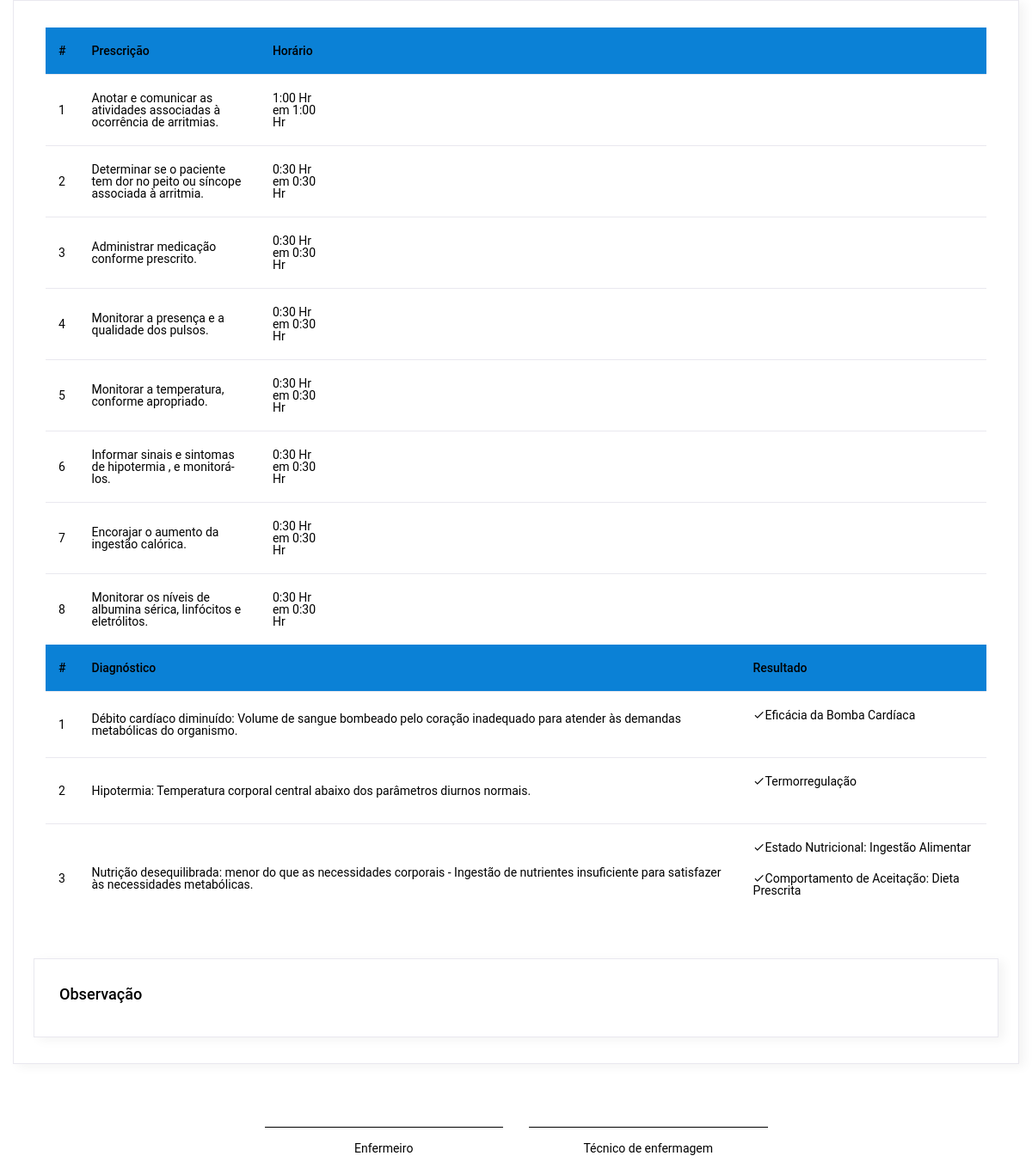
The app's page /paciente/RelatorioRotina.php?idQuestionarioDiagPresc=5 (signed in) with its own data.
### tables this page shows
CREATE TABLE `questionariodiagpresc` (
  `IdQuestionarioDiagPresc` int(11) NOT NULL,
  `DataRealizado` date NOT NULL,
  `IdPaciente` int(11) NOT NULL,
  `IdFuncionario` int(11) NOT NULL,
  `IdQuestionario` int(11) NOT NULL,
  `Evolucao` varchar(300) NOT NULL
);

CREATE TABLE `prescricao` (
  `IdPrescricao` int(11) NOT NULL,
  `Descricao` varchar(300) NOT NULL
);

CREATE TABLE `pacienteprescricao` (
  `IdDiagnostico` int(11) NOT NULL,
  `IdPrescricao` int(11) NOT NULL,
  `IdQuestionarioDiagPresc` int(11) NOT NULL,
  `Rotina` varchar(200) NOT NULL
);

CREATE TABLE `pacientediagnostico` (
  `IdDiagnostico` int(11) NOT NULL,
  `IdQuestionarioDiagPresc` int(11) NOT NULL
);

CREATE TABLE `diagnostico` (
  `IdDiagnostico` int(11) NOT NULL,
  `Descricao` varchar(300) NOT NULL,
  `IdUnidadeInternacao` tinyint(4) NOT NULL
);

CREATE TABLE `resultado` (
  `IdResultado` int(11) NOT NULL,
  `Descricao` varchar(300) NOT NULL,
  `IdDiagnostico` int(11) NOT NULL
);

### config/BD.php (called while the page is built, shortened)
<?php
	class BancoDados{
		public static function obterConexao(){
			if(isset($conexao) == false){
				$conexao = new PDO("mysql:dbname=u989534060_sae;host=localhost","root","",array(PDO::MYSQL_ATTR_INIT_COMMAND => "SET NAMES utf8"));
				$conexao->setAttribute(PDO::ATTR_ERRMODE, PDO::ERRMODE_EXCEPTION);
			}
			return $conexao;
		}
	}
?>

### model/QuestionarioDiagPrescModel.php (called while the page is built, shortened)
<?php
	require_once $_SERVER["DOCUMENT_ROOT"] . "/sae/config/BD.php";
	class QuestionarioDiagPrescModel{
		private $bd;
		 function __construct(){
		 	$this->bd = BancoDados::obterConexao();
		 }
		public function listarTodosDiagnosticosIdQuestionario($idQuestionarioDiagPresc){
			$listarTodosDiagnosticosIdQuestionario = $this->bd->query("SELECT * from questionariodiagpresc
														INNER JOIN pacientediagnostico on pacientediagnostico.idQuestionarioDiagPresc = questionariodiagpresc.idQuestionarioDiagPresc
														INNER JOIN diagnostico on diagnostico.IdDiagnostico = pacientediagnostico.IdDiagnostico
														WHERE questionariodiagpresc.IdQuestionarioDiagPresc = " . $idQuestionarioDiagPresc);
			$res = $listarTodosDiagnosticosIdQuestionario->fetchAll(PDO::FETCH_ASSOC);
			return $res;
		}
		public function listarTodasPrescricoesIdQuestionario($idQuestionarioDiagPresc){
			$listarTodasPrescricoesIdQuestionario = $this->bd->query("SELECT * from questionariodiagpresc
														INNER JOIN pacienteprescricao on pacienteprescricao.idQuestionarioDiagPresc = questionariodiagpresc.idQuestionarioDiagPresc
														INNER JOIN prescricao on prescricao.IdPrescricao = pacienteprescricao.IdPrescricao
														WHERE questionariodiagpresc.IdQuestionarioDiagPresc = " . $idQuestionarioDiagPresc);
			$res = $listarTodasPrescricoesIdQuestionario->fetchAll(PDO::FETCH_ASSOC);
			return $res;
		}
		public function listarTodosResultadosIdQuestionario($idQuestionarioDiagPresc){
			$listarTodosResultadosIdQuestionario = $this->bd->query("SELECT *, resultado.Descricao as resDescricao FROM resultado
																		INNER JOIN diagnostico on diagnostico.IdDiagnostico = resultado.IdDiagnostico
																		INNER JOIN pacienteresultado on pacienteresultado.IdResultado = resultado.IdResultado
																		WHERE pacienteresultado.IdQuestionarioDiagPresc = " . $idQuestionarioDiagPresc);
			$res = $listarTodosResultadosIdQuestionario->fetchAll(PDO::FETCH_ASSOC);
			return $res;
		}
	}
?>

### paciente/RelatorioRotina.php (the view, shortened to what this page needs)
<!DOCTYPE html>
<html lang="pt-br">
<?php
    include $_SERVER["DOCUMENT_ROOT"] . "/sae/template/header.php";
    require_once $_SERVER["DOCUMENT_ROOT"]	. "/sae/model/QuestionarioDiagPrescModel.php";
    $idQuestionarioDiagPresc = $_GET["idQuestionarioDiagPresc"];
    $questionarioDiagPrescModel = new QuestionarioDiagPrescModel();
    $resDiagnosticos = $questionarioDiagPrescModel->listarTodosDiagnosticosIdQuestionario($idQuestionarioDiagPresc);
    $resPrescricoes = $questionarioDiagPrescModel->listarTodasPrescricoesIdQuestionario($idQuestionarioDiagPresc);
    $resResultados = $questionarioDiagPrescModel->listarTodosResultadosIdQuestionario($idQuestionarioDiagPresc);
?>
<head>
  <link rel="stylesheet" href="../../../../vendors/iconfonts/mdi/font/css/materialdesignicons.min.css">
  <link rel="stylesheet" href="../../../../vendors/css/vendor.bundle.base.css">
  <link rel="stylesheet" href="../../../../vendors/css/vendor.bundle.addons.css">
  <link rel="stylesheet" href="../../../../css/vertical-layout-light/style.css">
</head>
<body onload="buscarQuestoes();">
      <div class="col-lg-12">
                  <div class="card px-2">
                      <div class="card-body">
                          <div class="container-fluid d-flex justify-content-between">
                          <div class="row">
                            <div class="col-md-12 pl-0">
                          </div>
                        <div class="row">
                      <?php if(count($resPrescricoes) > 0){?>
                        <div class="col-12">
                          <div>
                            <table class="table">
                              <thead>
                                <tr>
                                    <th>#</th>
                                    <th>Prescrição</th>
                                    <th>Horário</th>
                                    <th></th>
                                    <th></th>
                                    <th></th>
                                    <th></th>
                                    <th></th>
                                    <th></th>
                                    <th></th>
                                    <th></th>
                                    <th></th>
                                    <th></th>
                                    <th></th>
                                    <th></th>
                                    <th></th>
                                    <th></th>
                                    <th></th>
                                    <th></th>
                                    <th></th>
                                    <th></th>
                                    <th></th>
                                    <th></th>
                                    <th></th>
                                    <th></th>
                                    <th></th>
                                    <th></th>
                                    <th></th>
                                </tr>
                              </thead>
                              <tbody>
                            <?php
                            $ordem = 0;
                            foreach($resPrescricoes as $prescricao){
                              $ordem++;
                                                ?>
                                <tr>
                                    <td><?php echo $ordem;?></td>
                                    <td><?php echo $prescricao['Descricao'];?></td>
                                    <td><?php if($prescricao['Rotina'] == "Rotina"){
                                                 echo $prescricao['Rotina'];
                                              }else{
                                                echo $prescricao['Rotina'];?> em <?php echo $prescricao['Rotina'];
                                              } ?>
                                    </td>
                                    <td></td>
                                    <td></td>
                                    <td></td>
                                    <td></td>
                                    <td></td>
                                    <td></td>
                                    <td></td>
                                    <td></td>
                                    <td></td>
                                    <td></td>
                                    <td></td>
                                    <td></td>
                                    <td></td>
                                    <td></td>
                                    <td></td>
                                    <td></td>
                                    <td></td>
                                    <td></td>
                                    <td></td>
                                    <td></td>
                                    <td></td>
                                    <td></td>
                                    <td></td>
                                    <td></td>
                                    <td></td>
                                </tr>
                            <?php } ?>
                              </tbody>
                            </table>
                          </div>
                        </div>
                      <?php } ?>
                      <?php if(count($resDiagnosticos) > 0){?>
                        <div class="col-12">
                          <div>
                            <table class="table">
                              <thead>
                                <tr>
                                    <th>#</th>
                                    <th>Diagnóstico</th>
                                    <th>Resultado</th>
                                </tr>
                              </thead>
                              <tbody>
                            <?php
                            $ordem = 0;
                            foreach($resDiagnosticos as $diagnostico){
                              $ordem++;
                                                ?>
                                <tr>
                                    <td><?php echo $ordem;?></td>
                                    <td><?php echo $diagnostico['Descricao'];?></td>
                                    <td><?php
                                    foreach($resResultados as $resultado){
                                      if($resultado['IdDiagnostico'] == $diagnostico['IdDiagnostico']){
                                        echo "<p><i class='mdi mdi-check menu-icon'></i>" . $resultado['resDescricao'] . "</p><br>";
                                      }
                                    }
                                    ?></td>
                                </tr>
                            <?php } ?>
                              </tbody>
                            </table>
                          </div>
                        </div>
                      <?php } ?>
                        </div>
                      </div>
                  </div>
              </div>
              <div class="col-md-12 grid-margin stretch-card">
                          <div class="card">
                            <div class="card-body">
                              <h5>Observação</h5>
                            </div>
                          </div>
                        </div>
      </div>
    </div>
    <br><br><br>
      <div class="row">
          <div class="col-lg-3">
          </div>
          <div class="col-lg-3">
          <hr style="border-color:black;">
          </div>
          <div class="col-lg-3">
          <hr style="border-color:black;">
          </div>
      </div>
      <div class="row">
          <div class="col-lg-3">
          </div>
          <div class="col-lg-3">
          <p style="text-align:center;">Enfermeiro</p>
          </div>
          <div class="col-lg-3">
          <p style="text-align:center;">Técnico de enfermagem</p>
          </div>
      </div>
</body>
</html>

### records on screen
questionariodiagpresc: prescricao.Descricao "Anotar e comunicar as atividades associadas à ocorrência de arritmias.", pacienteprescricao.Rotina "1:00 Hr", prescricao.Descricao "Determinar se o paciente tem dor no peito ou síncope associada à arritmia.", pacienteprescricao.Rotina "0:30 Hr", prescricao.Descricao "Administrar medicação conforme prescrito.", prescricao.Descricao "Monitorar a presença e a qualidade dos pulsos.", prescricao.Descricao "Monitorar a temperatura, conforme apropriado.", prescricao.Descricao "Informar sinais e sintomas de hipotermia , e monitorá-los.", prescricao.Descricao "Encorajar o aumento da ingestão calórica.", prescricao.Descricao "Monitorar os níveis de albumina sérica, linfócitos e eletrólitos."
pacientediagnostico: IdDiagnostico.Descricao "Débito cardíaco diminuído: Volume de sangue bombeado pelo coração inadequado para atender às demandas metabólicas do organismo."
resultado: Descricao "Eficácia da Bomba Cardíaca"
pacientediagnostico: IdDiagnostico.Descricao "Hipotermia: Temperatura corporal central abaixo dos parâmetros diurnos normais."
resultado: Descricao "Termorregulação"
pacientediagnostico: IdDiagnostico.Descricao "Nutrição desequilibrada: menor do que as necessidades corporais - Ingestão de nutrientes insuficiente para satisfazer às necessidades metabólicas."
resultado: Descricao "Estado Nutricional: Ingestão Alimentar"
resultado: Descricao "Comportamento de Aceitação: Dieta Prescrita"
